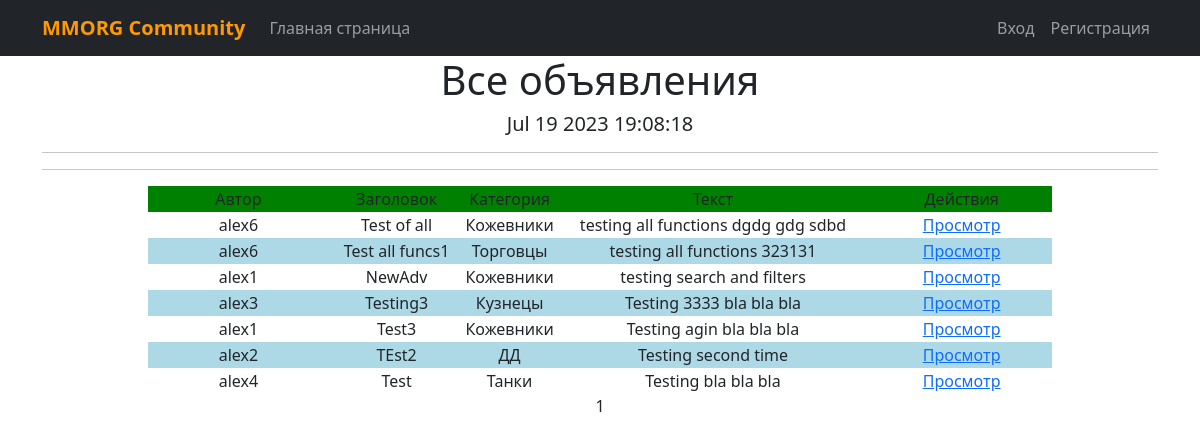
/listings/, run on the app's committed database.
### board/models.py (models this page shows, shortened)
class Listing(models.Model):
    author = models.ForeignKey(User, on_delete=models.CASCADE)
    dateCreation = dateCreation = models.DateTimeField(auto_now_add=True)
    CATEGORY_CHOICES = (
        ('tank', 'Танки'),
        ('healer', 'Хилы'),
        ('dd', 'ДД'),
        ('trader', 'Торговцы'),
        ('guild_master', 'Гилдмастеры'),
        ('quest_giver', 'Квестгиверы'),
        ('blacksmith', 'Кузнецы'),
        ('leatherworker', 'Кожевники'),
        ('alchemist', 'Зельевары'),
        ('spellcaster', 'Мастера заклинаний'),
    )
    category = models.CharField(max_length=20, choices=CATEGORY_CHOICES)
    title = models.CharField(max_length=100)
    text = models.TextField()
    image1 = models.ImageField(blank=True)
    image2 = models.ImageField(blank=True)
    def get_category_display_ru(self):
        category_choices = dict(self.CATEGORY_CHOICES)
        return category_choices.get(self.category, '')

### accounts/models.py (models this page shows)
class CustomUser(AbstractUser):
    verification_code = models.IntegerField(default=0)

### board/views.py (the view)
# urls.py: path('listings/', ListingsAll.as_view(), name='listings_all'),
class ListingsAll(ListView):
    model = Listing
    ordering = '-dateCreation'
    template_name = 'listings_all.html'
    context_object_name = 'listings'
    paginate_by = 10
    def get_context_data(self, **kwargs):
        context = super().get_context_data(**kwargs)
        user = self.request.user
        listings = context['listings']
        has_user_reply = []
        for listing in listings:
            if user.is_authenticated:
                has_user_reply.append({
                    'listing': listing,
                    'has_reply': Reply.objects.filter(listing=listing, author=user).exists()
                })
            else:
                has_user_reply.append({
                    'listing': listing,
                    'has_reply': False
                })
        context['has_user_reply'] = has_user_reply
        context['time_now'] = timezone.localtime(timezone.now())
        return context

### templates/listings_all.html (shortened to what this page needs)
{% extends 'flatpages/default.html' %}
{% load tz %}
{% block content %}
   <h1>Все объявления</h1>
   <h5>{{ time_now|localtime|date:'M d Y' }} {{ time_now|localtime|time:'H:i:s' }}</h5>
   <hr>
   <hr>
   {% if listings %}
   <table align="center">
       <tr>
           <td width="20%">Автор</td>
           <td width="15%">Заголовок</td>
           <td width="10%">Категория</td>
           <td width="35%">Текст</td>
           <td colspan="3">Действия</td>
       </tr>
       {% for item in has_user_reply %}
           <tr>
               <td>{{ item.listing.author }}</td>
               <td>{{ item.listing.title }}</td>
               <td>{{ item.listing.get_category_display_ru }}</td>
               <td>{{ item.listing.text }}</td>
               <td>
                   <a href="{% url 'listing_detail' item.listing.id %}">Просмотр</a>
               </td>
           </tr>
       {% endfor %}
   </table>
   {% else %}
       <h2>Объявлений нет!</h2>
   {% endif %}
   {{ page_obj.number }}
{% endblock content %}

### templates/listings_all.html (style rules this page uses)
table { border-collapse: collapse; }
tr:first-child { background-color: green; }
tr:nth-child(even) { background-color: white; }
tr:nth-child(odd) { background-color: lightblue; }

### data on the page
Listing: listing.author "alex6", listing "Test of all", listing.get_category_display_ru "Кожевники", listing.text "testing all functions dgdg gdg sdbd"
Listing: listing.author "alex6", listing "Test all funcs1", listing.get_category_display_ru "Торговцы", listing.text "testing all functions 323131"
Listing: listing.author "alex1", listing "NewAdv", listing.get_category_display_ru "Кожевники", listing.text "testing search and filters"
Listing: listing.author "alex3", listing "Testing3", listing.get_category_display_ru "Кузнецы", listing.text "Testing 3333 bla bla bla"
Listing: listing.author "alex1", listing "Test3", listing.get_category_display_ru "Кожевники", listing.text "Testing agin bla bla bla"
Listing: listing.author "alex2", listing "TEst2", listing.get_category_display_ru "ДД", listing.text "Testing second time"
Listing: listing.author "alex4", listing "Test", listing.get_category_display_ru "Танки", listing.text "Testing bla bla bla"

### other printed values
{{ time_now|localtime|date:'M d Y' }} "Jul 19 2023"
{{ time_now|localtime|time:'H:i:s' }} "19:08:18"
{{ page_obj.number }} "1"
